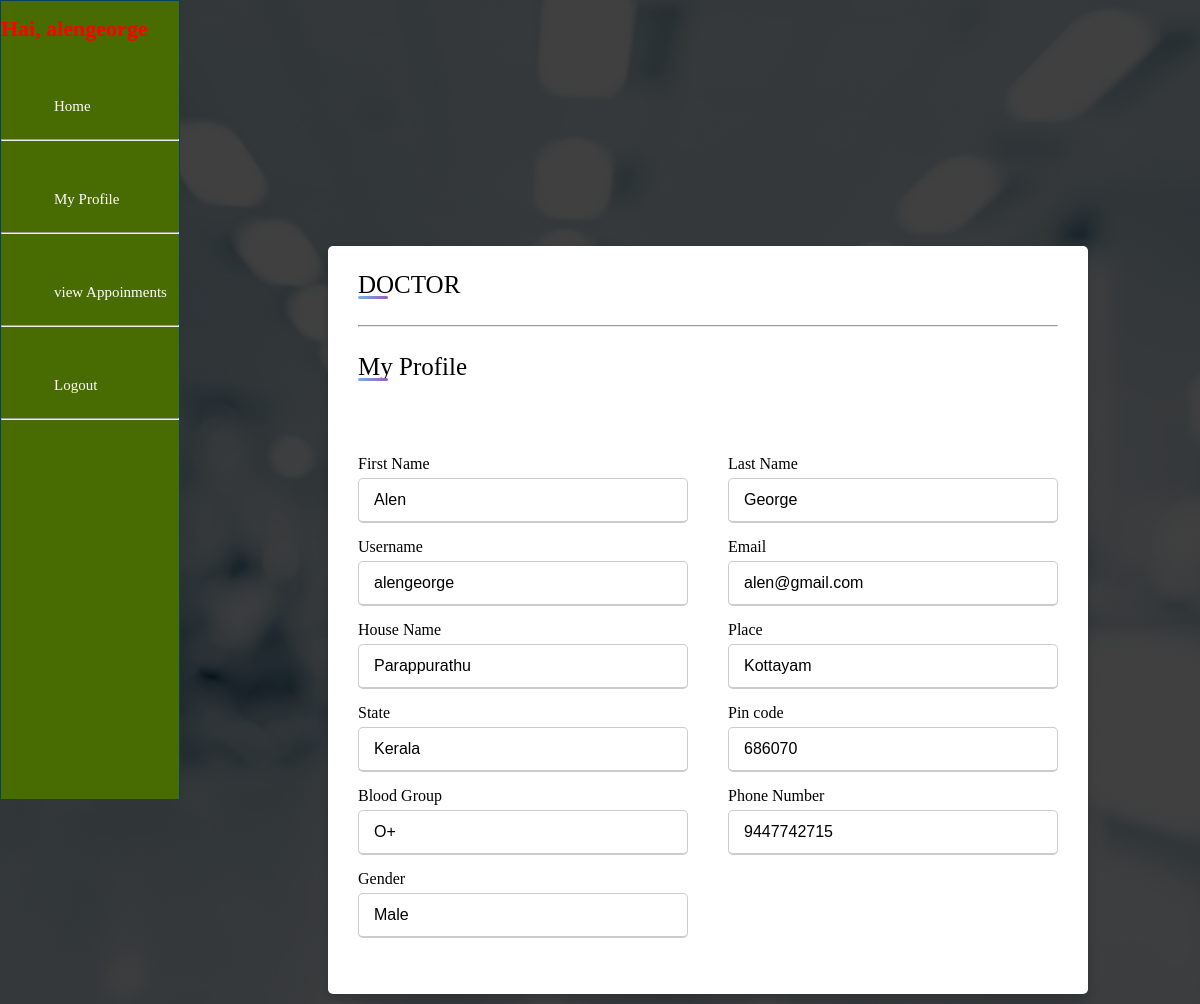
The page /doctor/doctor.php (signed in) on the database its author committed.
### tables this page shows
CREATE TABLE `user_tab` (
  `id` int(11) NOT NULL,
  `fname` varchar(100) NOT NULL,
  `lname` varchar(100) NOT NULL,
  `username` varchar(100) NOT NULL,
  `email` varchar(50) NOT NULL,
  `address` varchar(100) NOT NULL,
  `city` varchar(50) NOT NULL,
  `state` varchar(50) NOT NULL,
  `pincode` int(10) NOT NULL,
  `bloodgroup` varchar(10) NOT NULL,
  `dob` date NOT NULL,
  `phno` varchar(10) NOT NULL,
  `password` varchar(50) NOT NULL,
  `gender` varchar(50) NOT NULL,
  `dept_id` varchar(20) NOT NULL,
  `status` int(11) NOT NULL,
  `user_type` varchar(100) NOT NULL
);

### doctor/doctor.php (the view, shortened to what this page needs)
<?php
$username = $_SESSION['user'];
include "../inc/connection.php";
$sql = "SELECT * FROM `user_tab` WHERE username = '$username' ";
$result = mysqli_query($conn,$sql);
$pf = mysqli_fetch_array($result);
?>
   <?php include '../inc/side.php'; ?>
<!DOCTYPE html>
<html lang="en" dir="ltr">
  <head>
    <link rel="stylesheet" href="../css/adminstyle.css">
   </head>
<body>
  <div class="profile">
  <div class="container">
    <div class="title">DOCTOR</div>
    <br><hr><br>
    <div class="title">My Profile</div>
    <br><br><br>
    <div class="content">
      <form action="edit.php" method="POST">
        <div class="user-details">
          <div class="input-box">
            <span class="details">First Name</span>
            <input type="text" name="fname" value="<?php echo $pf["fname"]; ?>" required>
          </div>
          <div class="input-box">
            <span class="details">Last Name</span>
            <input type="text" name="lname" value="<?php echo $pf["lname"]; ?>" required>
          </div>
          <div class="input-box">
            <span class="details">Username</span>
            <input type="text" name="username" value="<?php echo $pf["username"]; ?>" required>
          </div>
          <div class="input-box">
            <span class="details">Email</span>
            <input type="text" name="email" value="<?php echo $pf["email"]; ?>" required>
          </div>
          <div class="input-box">
            <span class="details">House Name</span>
            <input type="text" name="address" value="<?php echo $pf["address"]; ?>" required>
          </div>
          <div class="input-box">
            <span class="details">Place</span>
            <input type="text" name="city" value="<?php echo $pf["city"]; ?>" required>
          </div>
          <div class="input-box">
            <span class="details">State</span>
            <input type="text" name="state" value="<?php echo $pf["state"]; ?>" required>
          </div>
          <div class="input-box">
            <span class="details">Pin code</span>
            <input type="text" name="pin" value="<?php echo $pf["pincode"]; ?>" required>
          </div>
          <div class="input-box">
            <span class="details">Blood Group</span>
            <input type="text" name="bgroup" value="<?php echo $pf["bloodgroup"]; ?>" required>
          </div>
          <div class="input-box">
            <span class="details">Phone Number</span>
            <input type="text" name="phno" value="<?php echo $pf["phno"]; ?>"  required>
          </div>
        <div class="input-box">
          <span class="details">Gender</span>
          <input type="text" name="gender" value="<?php echo $pf["gender"]; ?>" required>
        </div>
      </form>
    </div>
  </div>
</div>
</body>
</html>

### css/adminstyle.css (style rules this page uses)
body { background-color: #E7E7E7; background-image: linear-gradient(rgba(0, 0, 0, 0.75),rgba(0,0,0,0.75)),url(../img/b1.jpeg); background-repeat: no-repeat; background-attachment: fixed; background-size: cover; margin: 0; }
.profile { height: auto; display: flex; justify-content: center; align-items: center; padding: 10px; margin-top: 0%; overflow: hidden; }
.profile .container { max-width: 700px; width: 100%; background-color: #fff; padding: 25px 30px; border-radius: 5px; box-shadow: 0 5px 10px rgba(0,0,0,0.15); }
.profile .container .title { font-size: 25px; font-weight: 500; position: relative; }
.profile .container .title::before { content: ""; position: absolute; left: 0; bottom: 0; height: 3px; width: 30px; border-radius: 5px; background: linear-gradient(135deg, #71b7e6, #9b59b6); }
.profile .content form .user-details { display: flex; flex-wrap: wrap; justify-content: space-between; margin: 20px 0 12px 0; }
form .user-details .input-box { margin-bottom: 15px; width: calc(100% / 2 - 20px); }
form .input-box span.details { display: block; font-weight: 500; margin-bottom: 5px; }
.profile .user-details .input-box input { height: 45px; width: 100%; outline: none; font-size: 16px; border-radius: 5px; padding-left: 15px; border: 1px solid #ccc; border-bottom-width: 2px; transition: all 0.3s ease; }

### inc/side.php (style rules this page uses)
body { background-color: #E7E7E7; margin: 0; }

### doctor/doctor.php (style rules this page uses)
.profile { margin-top: -97%; margin-left: 18%; }

### rows shown on the page
user_tab: fname "Alen", lname "George", username "alengeorge", email "alen@gmail.com", address "Parappurathu", city "Kottayam", state "Kerala", pin "686070", bgroup "O+", phno "9447742715", gender "Male"
